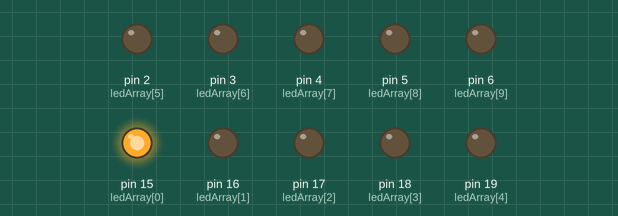
This sketch was run on a simulated Arduino Uno, built with avr-gcc and run on an emulated ATmega328P. Parts: output pins drawn as LEDs (lit = HIGH).

Above: at 0.07 s.
At 1.0 s:
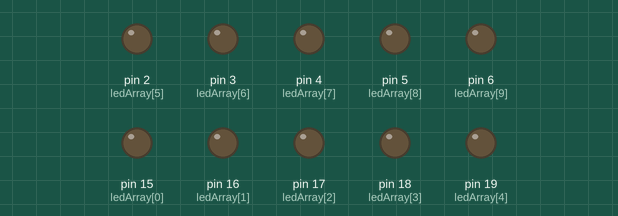
At 1.9 s:
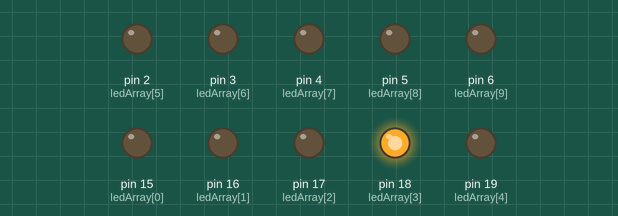
At 3.55 s:
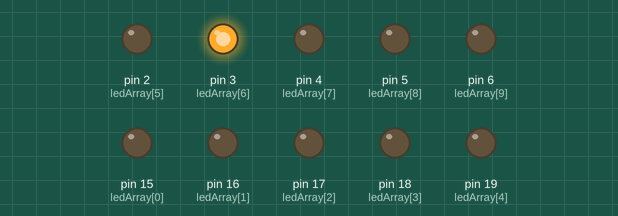
At 5.2 s:
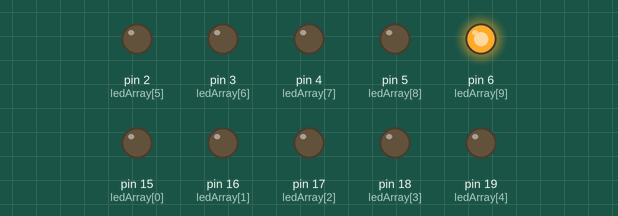
At 6.85 s:
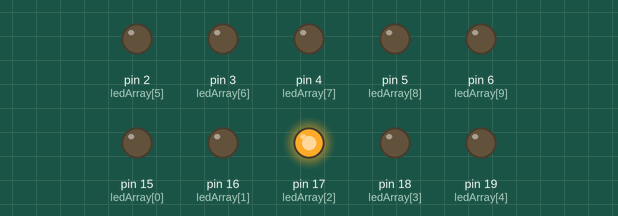
Timing chart, 0 to 7.2 s (numbered marks = the images above):
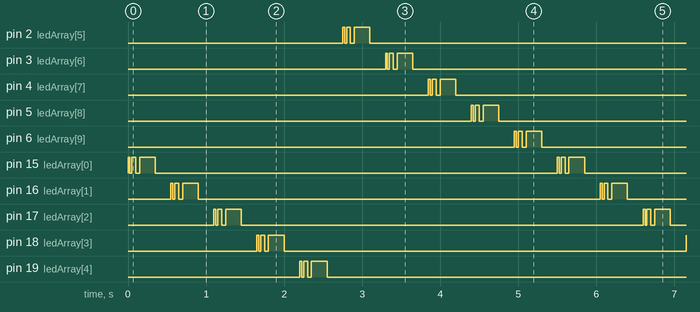

The sketch:

TEST_ARRAY_BLINK.ino
```cpp
int ledArray[] = {15,16,17,18,19,2,3,4,5,6};
int waitArray[] = {25,50,200};
int counter = 0;
int wait = 0;

void setup() {
  for (counter=0; counter<10; counter++) {
    pinMode(ledArray[counter], OUTPUT);
  }
}

void loop() {
  for (counter=0; counter<10; counter++) {
    for (wait=0; wait<3; wait++) {
      digitalWrite(ledArray[counter],HIGH);
      delay(waitArray[wait]);
      digitalWrite(ledArray[counter],LOW);
      delay(waitArray[wait]);
    }
  }
  //wait a short time before repeating cycle
  //delay(300);

}
```

Measured:
- by itself, pin 2 (ledArray[5]), pin 3 (ledArray[6]), pin 4 (ledArray[7]), pin 5 (ledArray[8]), pin 6 (ledArray[9]), pin 15 (ledArray[0]), pin 16 (ledArray[1]), pin 17 (ledArray[2]), pin 18 (ledArray[3]), pin 19 (ledArray[4]): repeats every 5.5 s: LOW 0.03 s, HIGH 0.05 s, LOW 0.05 s, HIGH 0.20 s, LOW 5.2 s, HIGH 0.03 s
- by itself, everything shown: repeats every 5.5 s, in 40 steps
